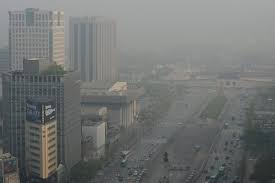
#> input picture data/city.jpg, 275 x 183 px
$ jupyter execute Histogram_Equalization.ipynb   (shell and % lines are left out)
#> lines starting #> are read from the running program, lines starting #| are printed output that depends on the picture
### 히스토그램 평활화
#### 히스토그램의 조작을 통한 영상 품질 개선 방식 중의 하나로 가장 대표적인 연산이다.
#### 히스토그램의 분포를 평평하게 만들어 명암의 범위가 늘어나 영상이 이전보다 선명해 진다.

#### 평활화를 위한 수식은 다음과 같다.

$$
c(l_{in}) = \sum_{l=0}^{l_{in}} \hat{h}(l) \\
l_{out} = T(l_{in}) = round(c(l_{in}) \times (L-1))
$$

#### 여기서 c(.)는 누적 히스토그램을 나타내고 round(.)는 반올림 연산을 나타낸다. hat{h}는 정규화 히스토그램을 나타낸다.
#### 어떤 명암 l을 기준으로 생각했을 때, l보다 작은 명암을 갖는 화소의 비율은 1/L이어야 한다.
#### 즉, 누적 히스토그램은 비율이 1/L인 점을 l로 매핑해준다.

#### 이번에는 다음과 같이 어두운 사진을 예로 평활화를 수행한다.

[cell 1]
import cv2
import numpy as np
import matplotlib.pyplot as plt
img = cv2.imread('./data/city.jpg')
#> img is the input picture: shape (183, 275, 3); mean B, G, R 114.3, 115.4, 113.2
plt.imshow(cv2.cvtColor(img,cv2.COLOR_BGR2RGB))
plt.show()

#### 이전과 같이 먼저 히스토그램을 구한다. 아래의 값은 정규화된 히스토그램이다.

[cell 2]
b_hist = np.zeros((256,1))
g_hist = np.zeros((256,1))
r_hist = np.zeros((256,1))
img_flat = np.reshape(img.copy(),(-1,3))

leng=len(img_flat)
#> leng = 50325
for i in range(leng):
    b_hist[img_flat[i,0]]+=1
    g_hist[img_flat[i,1]]+=1
    r_hist[img_flat[i,2]]+=1
#> after the loop, b_hist = 256 values, max 1084 at index 164, min 0 at index 0, mean 196.6; g_hist = 256 values, max 1045 at index 165, min 0 at index 0, mean 196.6; r_hist = 256 values, max 1053 at index 163, min 0 at index 0, mean 196.6
fig = plt.figure()
plt.subplot(231)
plt.bar(np.arange(256),b_hist.squeeze()/leng)
plt.xlim([0,256])
plt.subplot(232)
plt.bar(np.arange(256),g_hist.squeeze()/leng)
plt.xlim([0,256])
plt.subplot(233)
plt.bar(np.arange(256),r_hist.squeeze()/leng)
plt.xlim([0,256])
fig.tight_layout()
plt.show()
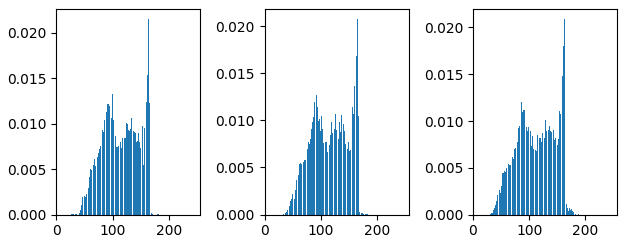
#> figure drawn by matplotlib, 3 panels; panel 1: tallest bar 0.0215 high, from x = 163.6 to 164.4; panel 2: tallest bar 0.0208 high, from x = 164.6 to 165.4; panel 3: tallest bar 0.0209 high, from x = 162.6 to 163.4

#### 누적 히스토그램은 다음과 같이 순서대로 이전의 값을 더하면 된다.

[cell 3]
for i in range(1,256):
    b_hist[i]+=b_hist[i-1]
    g_hist[i]+=g_hist[i-1]
    r_hist[i]+=r_hist[i-1]
#> after the loop, b_hist = 256 values from 0 to 50325; g_hist = 256 values from 0 to 50325; r_hist = 256 values from 0 to 50325

# 정규화한 값은 저장이 안되어 있으므로 다시 leng으로 나눠 정규화
b_hist= np.uint8(b_hist*255/leng+0.5)
#> b_hist = 256 values from 0 to 255
g_hist= np.uint8(g_hist*255/leng+0.5)
#> g_hist = 256 values from 0 to 255
r_hist= np.uint8(r_hist*255/leng+0.5)
#> r_hist = 256 values from 0 to 255

#### 이제 이미지의 값을 평활화된 히스토그램으로 매핑을 해주면 완성이다.

[cell 4]
new = np.zeros_like(img)

for y in range(len(new)):
    for x in range(len(new[0])):
        new[y,x,0] = b_hist[img[y,x,0]]
        new[y,x,1] = g_hist[img[y,x,1]]
        new[y,x,2] = r_hist[img[y,x,2]]
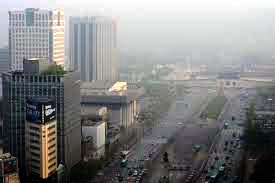
#> new: shape (183, 275, 3); mean B, G, R 128.7, 128.7, 128.6
plt.subplot(121)
plt.imshow(cv2.cvtColor(img,cv2.COLOR_BGR2RGB))
plt.subplot(122)
plt.imshow(cv2.cvtColor(new,cv2.COLOR_BGR2RGB))
plt.show()
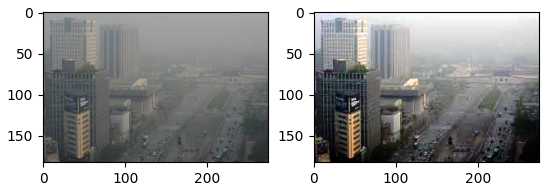
#> figure drawn by matplotlib, 2 panels

#### 평활화 된 이미지의 histogram을 보면 다음과 같다.

[cell 5]
b_hist_n = np.zeros((256,1),np.uint8)
g_hist_n = np.zeros((256,1),np.uint8)
r_hist_n = np.zeros((256,1),np.uint8)

img_flat_n = np.reshape(new.copy(),(-1,3))

for i in range(leng):
    b_hist_n[img_flat_n[i,0]]+=1
    g_hist_n[img_flat_n[i,1]]+=1
    r_hist_n[img_flat_n[i,2]]+=1
#> after the loop, b_hist_n = 256 values, max 252 at index 184, min 0 at index 9, mean 66.58; g_hist_n = 256 values, max 255 at index 56, min 0 at index 14, mean 62.58; r_hist_n = 256 values, max 253 at index 18, min 0 at index 12, mean 69.58

fig=plt.figure()
plt.subplot(131)
plt.bar(np.arange(256),b_hist_n.squeeze()/leng)
plt.xlim([0,256])
plt.subplot(132)
plt.bar(np.arange(256),g_hist_n.squeeze()/leng)
plt.xlim([0,256])
plt.subplot(133)
plt.bar(np.arange(256),r_hist_n.squeeze()/leng)
plt.xlim([0,256])
fig.tight_layout()
plt.show()
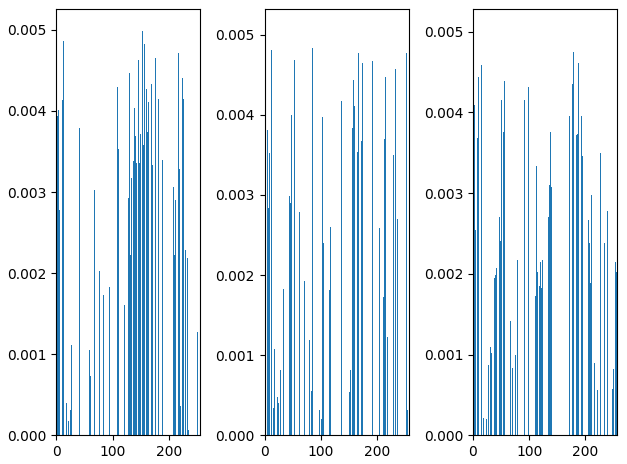
#> figure drawn by matplotlib, 3 panels; panel 1: tallest bar 0.00501 high, from x = 183.6 to 184.4; panel 2: tallest bar 0.00507 high, from x = 55.6 to 56.4

#### 확실히 이전보다 분포가 더 고르게 되어있는 것을 확인할 수 있다.

#### 이 긴 과정이 Opencv에서는 cv2.equalizeHist 함수 하나면 끝이다.

[cell 6]
cv_new_b = np.expand_dims(cv2.equalizeHist(img[...,0]),-1)
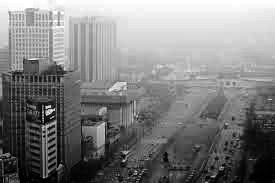
#> cv_new_b: shape (183, 275, 1); min 0, max 255, mean 128.7
cv_new_g = np.expand_dims(cv2.equalizeHist(img[...,1]),-1)
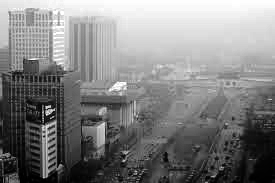
#> cv_new_g: shape (183, 275, 1); min 0, max 255, mean 128.7
cv_new_r = np.expand_dims(cv2.equalizeHist(img[...,2]),-1)
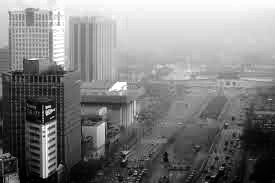
#> cv_new_r: shape (183, 275, 1); min 0, max 255, mean 128.6
cv_new = np.concatenate([cv_new_b,cv_new_g,cv_new_r],-1)
plt.imshow(cv2.cvtColor(cv_new,cv2.COLOR_BGR2RGB))

$ run again, with data/aero1.jpg copied over data/city.jpg
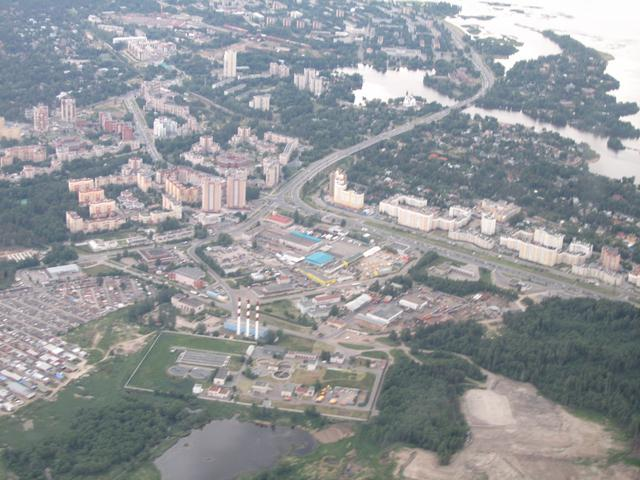
#> input picture data/aero1.jpg, 640 x 480 px
#> img is the input picture: shape (480, 640, 3); mean B, G, R 153.6, 150.4, 147.6
#> leng = 307200
#> after the loop `for i in range(leng):`: b_hist = 256 values, max 3496 at index 154, min 0 at index 0, mean 1200; g_hist = 256 values, max 3343 at index 149, min 0 at index 0, mean 1200; r_hist = 256 values, max 2985 at index 121, min 0 at index 0, mean 1200
#> after the loop `for i in range(1,256):`: b_hist = 256 values from 0 to 307200
#> `b_hist= np.uint8(b_hist*255/leng+0.5)`: b_hist = 256 values from 0 to 255
#> `plt.show()`:
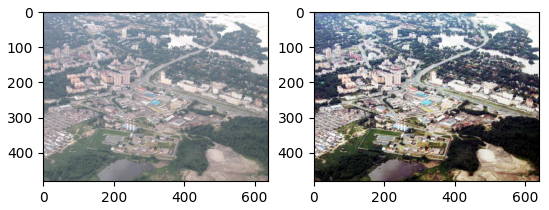
#> figure drawn by matplotlib, 2 panels
#> after the loop `for i in range(leng):`: b_hist_n = 256 values, max 254 at index 215, min 0 at index 10, mean 78; g_hist_n = 256 values, max 254 at index 10, min 0 at index 12, mean 71; r_hist_n = 256 values, max 253 at index 249, min 0 at index 13, mean 75
#> `cv_new_r = np.expand_dims(cv2.equalizeHist(img[...,2]),-1)`:
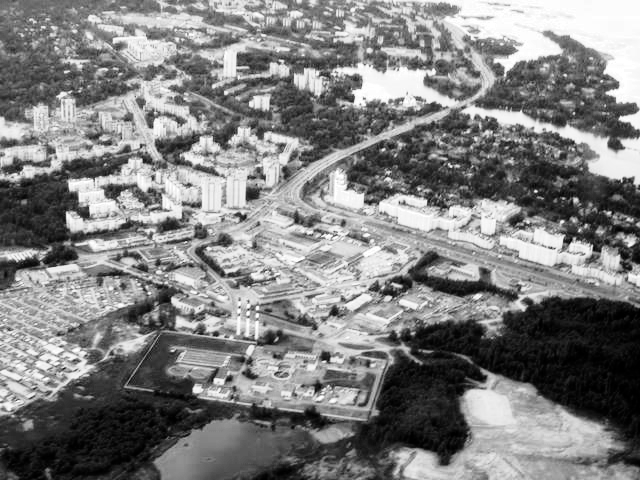
#> cv_new_r: shape (480, 640, 1); min 0, max 255, mean 128.3
